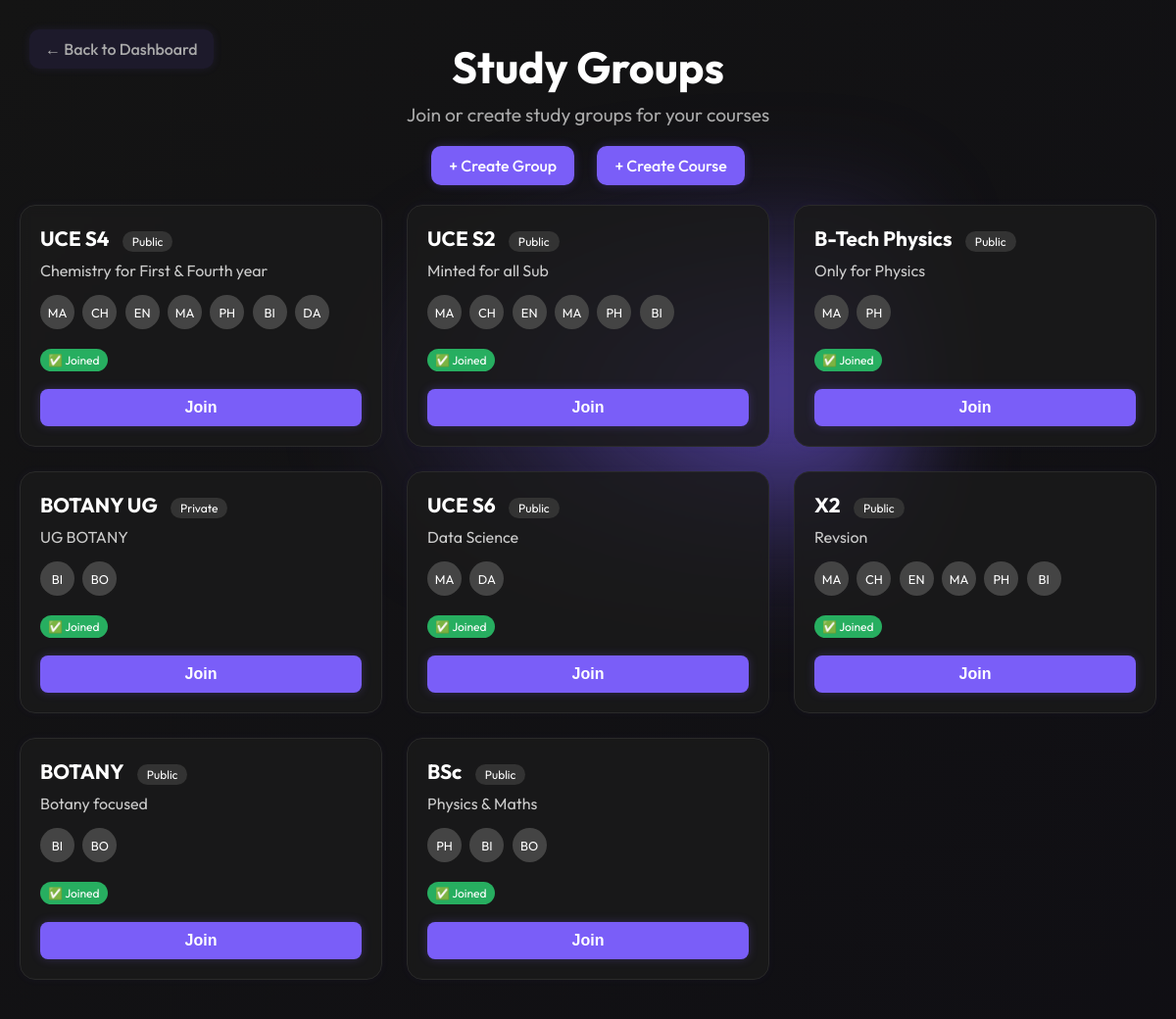
Screenshot of /groups/ (signed in) with the database file from the repository.
### core/models.py (models this page shows, shortened)
class StudyGroup(models.Model):
    name = models.CharField(max_length=100)
    description = models.TextField()
    courses = models.ManyToManyField(Course, blank=True)
    is_public = models.BooleanField(default=False)
    owner = models.ForeignKey(User, on_delete=models.CASCADE, related_name='owned_groups')
    year = models.CharField(max_length=10, blank=True)
    members = models.ManyToManyField(User, related_name='study_groups', blank=True)

class Course(models.Model):
    name = models.CharField(max_length=100)

### core/views.py (the view)
# urls.py: path('groups/', views.study_groups, name='study_groups'),
@login_required
@login_required
def study_groups(request):
    user_subjects = request.user.userprofile.subjects.all()
    matching_groups = StudyGroup.objects.filter(courses__in=user_subjects)
    joined_group_ids = GroupMembership.objects.filter(user=request.user).values_list('group_id', flat=True)
    joined_groups = StudyGroup.objects.filter(id__in=joined_group_ids)
    groups = (matching_groups | joined_groups).distinct()
    return render(request, 'groups/study_groups.html', {
        'groups': groups,
        'joined_group_ids': list(joined_group_ids)
    })

### core/templates/groups/study_groups.html (shortened to what this page needs)
{% load static %}
<!DOCTYPE html>
<html lang="en">
<head>
</head>
<body>
  <a href="{% url 'dashboard' %}" class="back-link">← Back to Dashboard</a>
  <div class="gradient-overlay"></div>
  <div class="stars"></div>
  <h2>Study Groups</h2>
  <div class="subtitle">Join or create study groups for your courses</div>
  <div class="action-links">
    <a href="{% url 'create_group' %}">+ Create Group</a>
    <a href="{% url 'create_course' %}">+ Create Course</a>
  </div>
  <div class="groups-container">
    {% for group in groups %}
      <div class="group-card">
        <div style="margin-bottom: 10px;">
          <strong>{{ group.name }}</strong>
          {% if group.is_public %}
            <em>Public</em>
          {% else %}
            <em>Private</em>
          {% endif %}
        </div>
        <p>{{ group.description }}</p>
        <div style="margin-top: 10px;">
          {% for c in group.courses.all %}
            <div class="course-icon">{{ c.name|slice:":2"|upper }}</div>
          {% endfor %}
        </div>
        <div style="margin-top: 20px;">
          {% if group.id in joined_group_ids %}
            <div class="badge-joined">✅ Joined</div>
          {% endif %}
        </div>
        <form action="{% url 'join_group' group.id %}" method="post">
          <button type="submit">Join</button>
        </form>
      </div>
    {% endfor %}
  </div>
</body>
</html>

### core/templates/groups/study_groups.html (style rules this page uses)
* { margin: 0; padding: 0; box-sizing: border-box; }
body { font-family: 'Outfit', sans-serif; background-color: #0d0d0d; color: #fff; min-height: 100vh; padding: 40px 20px; display: flex; flex-direction: column; align-items: center; position: relative; overflow: hidden; }
.back-link { position: absolute; top: 30px; left: 30px; color: #aaa; text-decoration: none; font-size: 1rem; font-weight: 500; background: rgba(122, 94, 248, 0.1); padding: 10px 16px; border-radius: 10px; transition: all 0.3s ease; box-shadow: 0 0 10px rgba(122, 94, 248, 0.1); z-index: 10; }
.stars { position: fixed; top: 0; left: 0; width: 100%; height: 100%; background-image: radial-gradient(#ffffff22 0.5px, transparent 0.5px); background-size: 20px 20px; opacity: 0.05; z-index: -4; }
.gradient-overlay { position: fixed; inset: 0; background: linear-gradient(135deg, rgba(255,255,255,0.03), rgba(122,94,248,0.03)); z-index: -5; }
h2 { font-size: 2.8rem; margin-bottom: 8px; }
.subtitle { font-size: 1.2rem; color: #aaa; margin-bottom: 30px; }
.action-links { margin-bottom: 30px; }
.action-links a { text-decoration: none; padding: 10px 18px; background: #7a5ef8; color: #fff; border-radius: 10px; font-weight: 500; margin: 0 10px; transition: background 0.3s ease, box-shadow 0.3s ease; box-shadow: 0 0 10px #7a5ef844; }
.groups-container { display: grid; grid-template-columns: repeat(auto-fit, minmax(300px, 1fr)); gap: 25px; width: 100%; max-width: 1300px; }
.group-card { background: rgba(26, 26, 26, 0.85); border: 1px solid #2a2a2a; border-radius: 16px; padding: 20px; transition: transform 0.3s ease, box-shadow 0.3s ease; backdrop-filter: blur(5px); box-shadow: 0 0 8px rgba(122, 94, 248, 0.05); }
.group-card strong { font-size: 1.3rem; display: inline-block; }
.group-card em { font-style: normal; font-size: 0.75rem; background: #333; padding: 3px 10px; border-radius: 12px; margin-left: 10px; color: #fff; }
.course-icon { background: #444; color: #fff; border-radius: 50%; width: 35px; height: 35px; display: inline-flex; align-items: center; justify-content: center; font-size: 0.8rem; margin: 5px 5px 0 0; }
.group-card p { margin: 10px 0; color: #ccc; }
.badge-joined { display: inline-block; font-size: 0.75rem; background-color: #27ae60; color: white; padding: 4px 8px; border-radius: 12px; margin-bottom: 8px; }
.group-card form { margin-top: 10px; }
.group-card button { width: 100%; background: #7a5ef8; color: white; padding: 10px; border: none; border-radius: 8px; font-weight: bold; font-size: 1rem; cursor: pointer; transition: background 0.3s ease, box-shadow 0.3s ease; box-shadow: 0 0 10px #7a5ef844; }

### rows the page displays
StudyGroup: name "UCE S4", is_public "Public", description "Chemistry for First & Fourth year", shows "✅ Joined"
Course: name "MA"
Course: name "CH"
Course: name "EN"
Course: name "MA"
Course: name "PH"
Course: name "BI"
Course: name "DA"
StudyGroup: name "UCE S2", is_public "Public", description "Minted for all Sub", shows "✅ Joined"
StudyGroup: name "B-Tech Physics", is_public "Public", description "Only for Physics", shows "✅ Joined"
StudyGroup: name "BOTANY UG", is_public "Private", description "UG BOTANY", shows "✅ Joined"
Course: name "BO"
StudyGroup: name "UCE S6", is_public "Public", description "Data Science", shows "✅ Joined"
StudyGroup: name "X2", is_public "Public", description "Revsion", shows "✅ Joined"
StudyGroup: name "BOTANY", is_public "Public", description "Botany focused", shows "✅ Joined"
StudyGroup: name "BSc", is_public "Public", description "Physics & Maths", shows "✅ Joined"
